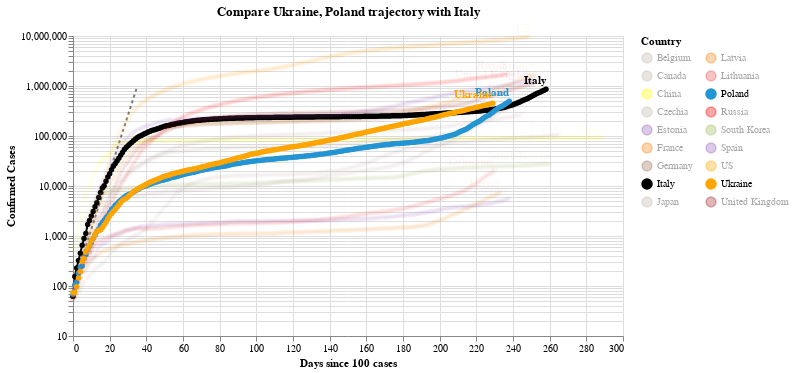

Notebook code cell kept with this figure:
### Code cell
#hide_input
chart2 = make_since_chart(dff2, ['Ukraine', 'Poland'], baseline_countries)
chart2

### Figure 1 — Vega-Lite specification as saved in the notebook (floating-point values rounded to 4 significant figures; data arrays with more than 128 entries replaced by an {"elided": "..."} marker saying what was removed)
{"config": {"view": {"continuousWidth": 400, "continuousHeight": 300}}, "layer": [{"data": {"name": "data-628230001892d6798b50651be41d1b3e"}, "mark": {"type": "line", "color": "black", "opacity": 0.5, "strokeDash": [3, 3]}, "encoding": {"x": {"type": "quantitative", "field": "Days since 100 cases"}, "y": {"type": "quantitative", "field": "Confirmed Cases"}}}, {"data": {"name": "data-8af60041e519f663675cdda6c8b4c58a"}, "mark": {"type": "line", "point": true}, "encoding": {"color": {"type": "nominal", "field": "Country", "legend": {"columns": 2}, "scale": {"domain": ["Belgium", "Canada", "China", "Czechia", "Estonia", "France", "Germany", "Italy", "Japan", "Latvia", "Lithuania", "Poland", "Russia", "South Korea", "Spain", "US", "Ukraine", "United Kingdom"], "range": ["#C1B7AD", "#C1B7AD", "yellow", "#C1B7AD", "#9467bd", "#F58518", "#9D755D", "black", "#C1B7AD", "#F58518", "#E45756", "#2495D3", "red", "#A1BA59", "#9467bd", "orange", "orange", "brown"]}}, "opacity": {"condition": {"value": 1, "selection": "selector003"}, "value": 0.05}, "tooltip": [{"type": "nominal", "field": "Country"}, {"type": "temporal", "field": "Date"}, {"type": "quantitative", "field": "Confirmed Cases"}, {"type": "quantitative", "field": "Days since 100 cases"}], "x": {"type": "quantitative", "field": "Days since 100 cases"}, "y": {"type": "quantitative", "field": "Confirmed Cases", "scale": {"type": "log"}}}, "selection": {"selector003": {"type": "multi", "fields": ["Country"], "bind": "legend", "init": [{"Country": "Ukraine"}, {"Country": "Poland"}, {"Country": "Italy"}]}}, "width": 550}, {"data": {"name": "data-8af60041e519f663675cdda6c8b4c58a"}, "mark": {"type": "text", "align": "right", "dy": -8, "fontWeight": "bold"}, "encoding": {"color": {"type": "nominal", "field": "Country", "legend": {"columns": 2}, "scale": {"domain": ["Belgium", "Canada", "China", "Czechia", "Estonia", "France", "Germany", "Italy", "Japan", "Latvia", "Lithuania", "Poland", "Russia", "South Korea", "Spain", "US", "Ukraine", "United Kingdom"], "range": ["#C1B7AD", "#C1B7AD", "yellow", "#C1B7AD", "#9467bd", "#F58518", "#9D755D", "black", "#C1B7AD", "#F58518", "#E45756", "#2495D3", "red", "#A1BA59", "#9467bd", "orange", "orange", "brown"]}}, "opacity": {"condition": {"value": 1, "selection": "selector003"}, "value": 0.05}, "text": {"type": "nominal", "field": "Country"}, "tooltip": [{"type": "nominal", "field": "Country"}, {"type": "temporal", "field": "Date"}, {"type": "quantitative", "field": "Confirmed Cases"}, {"type": "quantitative", "field": "Days since 100 cases"}], "x": {"type": "quantitative", "field": "Days since 100 cases"}, "y": {"type": "quantitative", "field": "Confirmed Cases", "scale": {"type": "log"}}}, "transform": [{"filter": "(datum['Date'] >= 1604620800000)"}], "width": 550}], "title": "Compare Ukraine, Poland trajectory with Italy", "$schema": "https://vega.github.io/schema/vega-lite/v4.8.1.json", "datasets": {"data-628230001892d6798b50651be41d1b3e": [{"Days since 100 cases": 0, "Confirmed Cases": 100.0}, {"Days since 100 cases": 1, "Confirmed Cases": 130.0}, {"Days since 100 cases": 2, "Confirmed Cases": 169.0}, {"Days since 100 cases": 3, "Confirmed Cases": 219.7}, {"Days since 100 cases": 4, "Confirmed Cases": 285.6}, {"Days since 100 cases": 5, "Confirmed Cases": 371.3}, {"Days since 100 cases": 6, "Confirmed Cases": 482.7}, {"Days since 100 cases": 7, "Confirmed Cases": 627.5}, {"Days since 100 cases": 8, "Confirmed Cases": 815.7}, {"Days since 100 cases": 9, "Confirmed Cases": 1060.0}, {"Days since 100 cases": 10, "Confirmed Cases": 1379.0}, {"Days since 100 cases": 11, "Confirmed Cases": 1792.0}, {"Days since 100 cases": 12, "Confirmed Cases": 2330.0}, {"Days since 100 cases": 13, "Confirmed Cases": 3029.0}, {"Days since 100 cases": 14, "Confirmed Cases": 3937.0}, {"Days since 100 cases": 15, "Confirmed Cases": 5119.0}, {"Days since 100 cases": 16, "Confirmed Cases": 6654.0}, {"Days since 100 cases": 17, "Confirmed Cases": 8650.0}, {"Days since 100 cases": 18, "Confirmed Cases": 11250.0}, {"Days since 100 cases": 19, "Confirmed Cases": 14620.0}, {"Days since 100 cases": 20, "Confirmed Cases": 19000.0}, {"Days since 100 cases": 21, "Confirmed Cases": 24710.0}, {"Days since 100 cases": 22, "Confirmed Cases": 32120.0}, {"Days since 100 cases": 23, "Confirmed Cases": 41750.0}, {"Days since 100 cases": 24, "Confirmed Cases": 54280.0}, {"Days since 100 cases": 25, "Confirmed Cases": 70560.0}, {"Days since 100 cases": 26, "Confirmed Cases": 91730.0}, {"Days since 100 cases": 27, "Confirmed Cases": 119300.0}, {"Days since 100 cases": 28, "Confirmed Cases": 155000.0}, {"Days since 100 cases": 29, "Confirmed Cases": 201500.0}, {"Days since 100 cases": 30, "Confirmed Cases": 262000.0}, {"Days since 100 cases": 31, "Confirmed Cases": 340600.0}, {"Days since 100 cases": 32, "Confirmed Cases": 442800.0}, {"Days since 100 cases": 33, "Confirmed Cases": 575600.0}, {"Days since 100 cases": 34, "Confirmed Cases": 748300.0}, {"Days since 100 cases": 35, "Confirmed Cases": 972800.0}], "data-8af60041e519f663675cdda6c8b4c58a": {"elided": "4479 records"}}}
